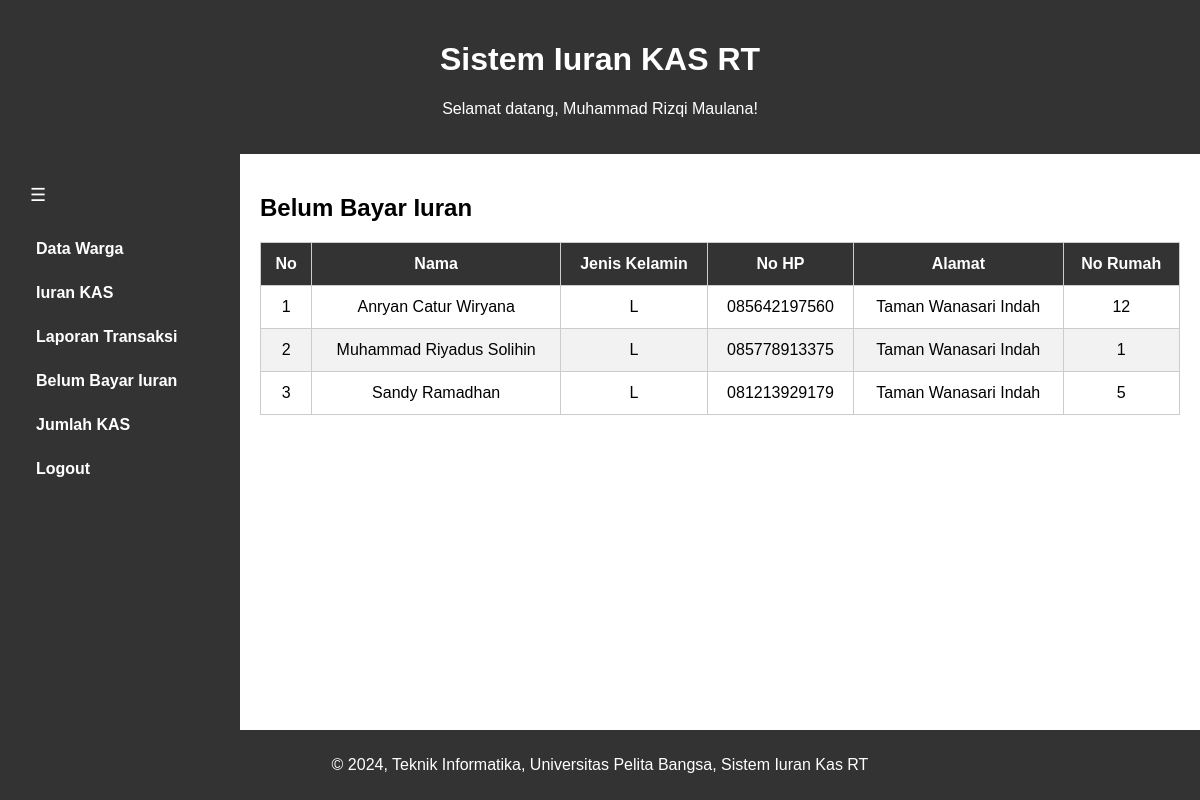
/admin/module/belum_bayar.php (signed in), run on the app's committed database.
### tables this page shows
CREATE TABLE `users` (
  `id` int(11) NOT NULL,
  `username` varchar(100) DEFAULT NULL,
  `password` varchar(100) DEFAULT NULL,
  `nama` varchar(200) DEFAULT NULL,
  `email` varchar(200) DEFAULT NULL,
  `status` tinyint(1) DEFAULT NULL,
  `role` tinyint(1) DEFAULT 2 COMMENT '1:Admin\n2:User'
);

CREATE TABLE `warga` (
  `id` int(11) NOT NULL,
  `nik` varchar(50) DEFAULT NULL,
  `nama` varchar(200) DEFAULT NULL,
  `jenis_kelamin` enum('L','P') DEFAULT NULL,
  `no_hp` varchar(20) DEFAULT NULL,
  `alamat` tinytext DEFAULT NULL,
  `no_rumah` varchar(10) DEFAULT NULL,
  `status` tinyint(1) DEFAULT NULL,
  `users_id` int(11) NOT NULL
);

### admin/module/belum_bayar.php (the view, shortened to what this page needs)
<?php
include '../../class/koneksi.php';
$userQuery = "SELECT * FROM users WHERE id=" . $_SESSION["user_id"];
$userResult = mysqli_query($koneksi, $userQuery);
$user = mysqli_fetch_assoc($userResult);
?>
<!DOCTYPE html>
<html lang="en">
<head>
    <link rel="stylesheet" type="text/css" href="../css/admin.css">
</head>
<body>
    <div class="container">
        <header class="header">
            <h1>Sistem Iuran KAS RT</h1>
            <p>Selamat datang, <?php echo $user["nama"]; ?>!</p>
        </header>
        <div class="wrapper">
            <div class="side-bar">
                <button class="toggle-btn" onclick="toggleSidebar()">☰</button>
                <nav>
                    <ul>
                        <li><a href="../admin.php">Data Warga</a></li>
                        <li><a href="transaksi_iuran.php">Iuran KAS</a></li>
                        <li><a href="laporan_transaksi.php">Laporan Transaksi</a></li>
                        <li><a href="belum_bayar.php">Belum Bayar Iuran</a></li>
                        <li><a href="jumlah_kas.php">Jumlah KAS</a></li>
                        <li><a href="../class/logout.php">Logout</a></li>
                    </ul>
                </nav>
            </div>
            <section id="belum-bayar" class="col-9">
                <h2>Belum Bayar Iuran</h2>
                <table>
                    <thead>
                        <tr>
                            <th>No</th>
                            <th>Nama</th>
                            <th>Jenis Kelamin</th>
                            <th>No HP</th>
                            <th>Alamat</th>
                            <th>No Rumah</th>
                        </tr>
                    </thead>
                    <tbody>
                        <?php
                        $belumBayarQuery = "SELECT * FROM warga WHERE id NOT IN (SELECT DISTINCT warga_id FROM iuran)";
                        $belumBayarResult = mysqli_query($koneksi, $belumBayarQuery);
                        $nomorBaris = 1;
                        while ($row = mysqli_fetch_assoc($belumBayarResult)) {
                            echo "<tr>";
                            echo "<td>" . $nomorBaris . "</td>";
                            echo "<td>" . $row["nama"] . "</td>";
                            echo "<td>" . $row["jenis_kelamin"] . "</td>";
                            echo "<td>" . $row["no_hp"] . "</td>";
                            echo "<td>" . $row["alamat"] . "</td>";
                            echo "<td>" . $row["no_rumah"] . "</td>";
                            echo "</tr>";
                            $nomorBaris++;
                        }
                        ?>
                    </tbody>
                </table>
            </section>
        </div>
        <footer>
            <p>&copy; 2024, Teknik Informatika, Universitas Pelita Bangsa, Sistem Iuran Kas RT</p>
        </footer>
    </div>
</body>
</html>

### admin/css/admin.css (style rules this page uses)
body { font-family: 'Arial', sans-serif; margin: 0; padding: 0; }
.container { width: 100%; margin: 0 auto; min-height: 100vh; display: flex; flex-direction: column; }
.header { background-color: #333; color: #fff; padding: 20px; text-align: center; }
.wrapper { flex: 1; display: flex; }
.side-bar { background-color: #333; color: #fff; padding: 20px; min-width: 200px; transition: all 0.3s; }
.side-bar ul { list-style: none; padding: 0; }
.side-bar li { margin-bottom: 10px; }
.side-bar a { text-decoration: none; color: #fff; font-weight: bold; display: block; padding: 8px 16px; border-radius: 5px; transition: background-color 0.3s; }
.toggle-btn { background-color: #333; color: #fff; border: none; padding: 10px; font-size: 18px; cursor: pointer; transition: background-color 0.3s; }
.col-9 { flex: 1; padding: 20px; }
table { width: 100%; border-collapse: collapse; margin-top: 20px; overflow-x: auto; }
th { background-color: #333; color: #fff; padding: 12px; text-align: center; }
td { padding: 12px; text-align: center; }
footer { background-color: #333; color: #fff; text-align: center; padding: 10px; }
#belum-bayar { padding: 20px; }
#belum-bayar table { margin-top: 20px; border-collapse: collapse; width: 100%; overflow-x: auto; }
#belum-bayar th, #belum-bayar td { border: 1px solid #ccc; padding: 12px; text-align: center; }
#belum-bayar th { background-color: #333; color: #fff; }
#belum-bayar tbody tr:nth-child(even) { background-color: #f2f2f2; }

### data on the page
users: nama "Muhammad Rizqi Maulana"
warga: nama "Anryan Catur Wiryana", jenis_kelamin "L", no_hp "085642197560", alamat "Taman Wanasari Indah", no_rumah "12"
warga: nama "Muhammad Riyadus Solihin", jenis_kelamin "L", no_hp "085778913375", alamat "Taman Wanasari Indah", no_rumah "1"
warga: nama "Sandy Ramadhan", jenis_kelamin "L", no_hp "081213929179", alamat "Taman Wanasari Indah", no_rumah "5"
